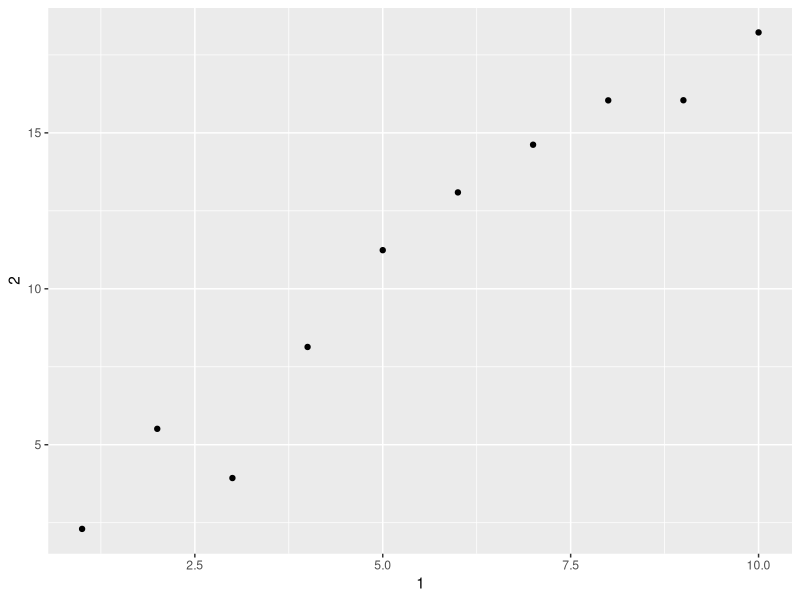

This chart was generated by the following R code: (Note: this script raises an error after producing the figure.)
## ---- chunk 1
knitr::opts_chunk$set(echo = TRUE)
library(tidyverse)
library(knitr)
## ---- chunk 2
df <- data.frame(abc = 1, xyz = "a")
df$x
df[, "xyz"]
df[, c("abc", "xyz")]
## ---- chunk 3
dft <- tibble(abc = 1, xyz = "a")
dft$x
print(dft[, "xyz"])
1
print(dft[, c("abc", "xyz")])
## ---- chunk 4
var <- "mpg"
dft[[var]]
## ---- chunk 5
annoying <- tibble(
  `1` = 1:10,
  `2` = `1` * 2 + rnorm(length(`1`))
)
annoying %>% .$'1'
## ---- chunk 6
ggplot(annoying) + 
  geom_point(aes(`1`,`2`))
## ---- chunk 7
annoying <- annoying %>% mutate(`3` = `2` / `1`)
annoying
## ---- chunk 8
rename(annoying,one=`1`,two=`2`,three=`3`)
annoying
## ---- chunk 9
enframe(c(a = 5, b = 7))
## ---- chunk 10
ex106 <- tibble(
  a= c(1:10), b= c(11:20), c= c(21:30), d= c(31:40), e= c(41:50), f= c(51:60), g= c(61:70), h= c(71:80), i= c(81:90),
  a1= c(1:10), b1= c(11:20), c1= c(21:30), d1= c(31:40), e1= c(41:50), f1= c(51:60), g1= c(61:70), h1= c(71:80), i1= c(81:90),
  a2= c(1:10), b2= c(11:20), c2= c(21:30), d2= c(31:40), e2= c(41:50), f2= c(51:60), g2= c(61:70), h2= c(71:80), i2= c(81:90)
)
print(ex106, n_extra =2)
## ---- chunk 11
who1 <- who %>% 
  gather(new_sp_m014:newrel_f65, key = "key", value = "cases", na.rm = TRUE)
who2 <- who1 %>% 
  mutate(key = stringr::str_replace(key, "newrel", "new_rel"))
who3 <- who2 %>% 
  separate(key, c("new", "type", "sexage"), sep = "_")
who4 <- who3 %>% 
  select(-new, -iso2, -iso3)
who5 <- who4 %>% 
  separate(sexage, c("sex", "age"), sep = 1)
who %>%
  gather(code, value, new_sp_m014:newrel_f65, na.rm = TRUE) %>% 
  mutate(code = stringr::str_replace(code, "newrel", "new_rel")) %>%
  separate(code, c("new", "var", "sexage")) %>% 
  select(-new, -iso2, -iso3) %>% 
  separate(sexage, c("sex", "age"), sep = 1)

## ---- chunk 12
who1 %>%
  filter(cases == 0)
whoex1 <-  who %>% 
  gather(new_sp_m014:newrel_f65, key = "key", value = "cases", na.rm = F) %>%
  filter(is.na(cases))
whoex1

## ---- chunk 13
whoex2 <- who %>%
          gather(code, value, new_sp_m014:newrel_f65, na.rm = TRUE) %>% 
          separate(code, c("new", "type", "sexage"))
filter(whoex2, new == "newrel") 
## ---- chunk 14
whoex3 <- select(who3, country, iso2, iso3) %>%
           distinct() %>%
           group_by(country)
whoex3 %>% count(vars="country") %>% filter(freq>1)

## ---- chunk 15
# who5 %>%
#   group_by("country", "year", "sex") %>%
#   summarise("cases" = sum(who5$cases)) %>%
#   ggplot(aes(x = who5$year, y = who5$cases, color = who5$country)) +
#   geom_line() +
#   facet_wrap(~who5$sex)+ theme(legend.position = "none")

group_by(who5,country, year, sex) %>%
  # summarise(cases = sum(cases)) %>%
  # unite(country_sex, country, sex, remove = FALSE) %>%
  # ggplot(aes(x = year, y = cases, group = country_sex, colour = sex)) +
  # geom_line()
  summarise(cases = sum(cases))

